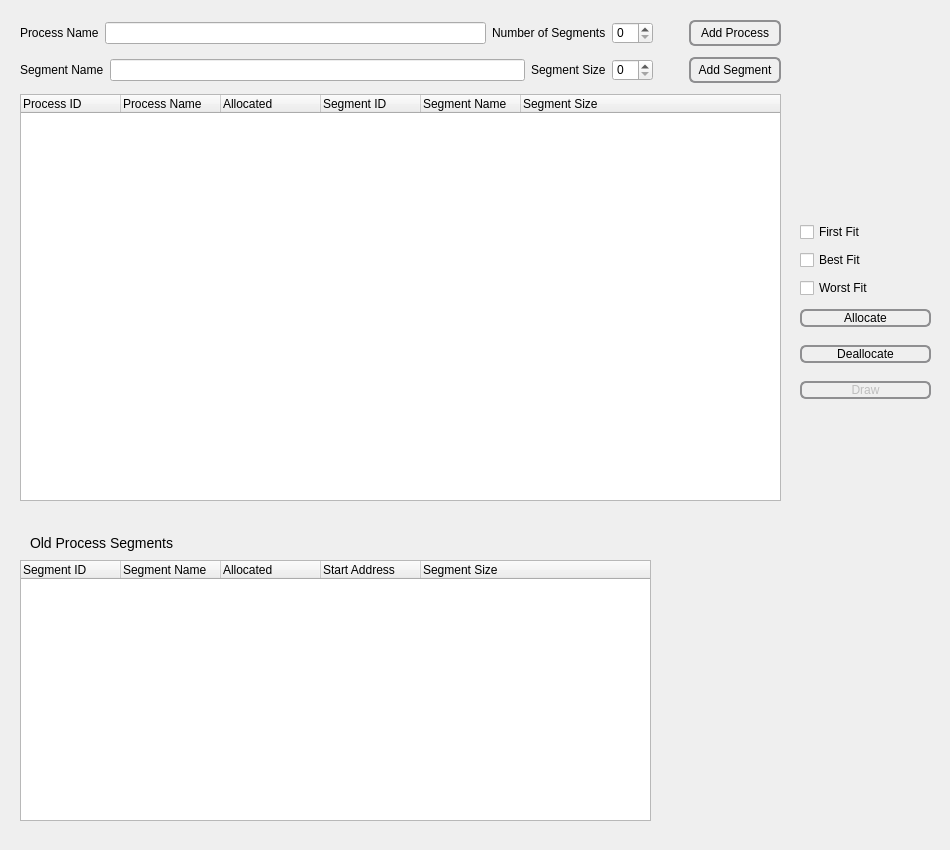
<?xml version="1.0" encoding="UTF-8"?>
<ui version="4.0">
 <class>processesinputform</class>
 <widget class="QWidget" name="processesinputform">
  <property name="geometry">
   <rect>
    <x>0</x>
    <y>0</y>
    <width>950</width>
    <height>850</height>
   </rect>
  </property>
  <property name="windowTitle">
   <string>Form</string>
  </property>
  <property name="styleSheet">
   <string notr="true">QPushButton {
    border: 2px solid #8f8f91;
    border-radius:  6px;
    background-color: qlineargradient(x1: 0, y1: 0, x2: 0, y2: 1,
                                      stop: 0 #f6f7fa, stop: 1 #dadbde);
    min-width: 80px;
}

QPushButton:pressed {
    background-color: qlineargradient(x1: 0, y1: 0, x2: 0, y2: 1,
                                      stop: 0 #dadbde, stop: 1 #f6f7fa);
}

QPushButton:flat {
    border: none;
}

QPushButton:default {
    border-color: navy;
}</string>
  </property>
  <widget class="QWidget" name="verticalLayoutWidget">
   <property name="geometry">
    <rect>
     <x>20</x>
     <y>20</y>
     <width>761</width>
     <height>481</height>
    </rect>
   </property>
   <layout class="QVBoxLayout" name="verticalLayout">
    <item>
     <layout class="QHBoxLayout" name="horizontalLayout_4">
      <property name="bottomMargin">
       <number>5</number>
      </property>
      <item>
       <layout class="QHBoxLayout" name="horizontalLayout_6">
        <item>
         <layout class="QHBoxLayout" name="horizontalLayout_7">
          <item>
           <widget class="QLabel" name="processNameLabel">
            <property name="styleSheet">
             <string notr="true">font: large &quot;Arial&quot;</string>
            </property>
            <property name="text">
             <string>Process Name</string>
            </property>
           </widget>
          </item>
          <item>
           <widget class="QLineEdit" name="processNameLineEdit"/>
          </item>
         </layout>
        </item>
        <item>
         <widget class="QLabel" name="noOfSegLabel">
          <property name="styleSheet">
           <string notr="true">font: large &quot;Arial&quot;</string>
          </property>
          <property name="text">
           <string>Number of Segments</string>
          </property>
         </widget>
        </item>
        <item>
         <widget class="QSpinBox" name="noOfSegSpinBox"/>
        </item>
        <item>
         <widget class="QPushButton" name="addProcessPushButton">
          <property name="enabled">
           <bool>true</bool>
          </property>
          <property name="styleSheet">
           <string notr="true">QPushButton {
    border: 2px solid #8f8f91;
	padding: 4px;
    border-radius:  6px;
    background-color: qlineargradient(x1: 0, y1: 0, x2: 0, y2: 1,
                                      stop: 0 #f6f7fa, stop: 1 #dadbde);
	font: large &quot;Arial&quot;;
	margin-left: 30px;
    min-width: 80px;
}

QPushButton:pressed {
    background-color: qlineargradient(x1: 0, y1: 0, x2: 0, y2: 1,
                                      stop: 0 #dadbde, stop: 1 #f6f7fa);
}

QPushButton:flat {
    border: none;
}

QPushButton:default {
    border-color: navy;
}
</string>
          </property>
          <property name="text">
           <string>Add Process</string>
          </property>
         </widget>
        </item>
       </layout>
      </item>
     </layout>
    </item>
    <item>
     <layout class="QHBoxLayout" name="horizontalLayout_5">
      <property name="bottomMargin">
       <number>5</number>
      </property>
      <item>
       <layout class="QHBoxLayout" name="horizontalLayout_8">
        <item>
         <widget class="QLabel" name="segNameLabel">
          <property name="styleSheet">
           <string notr="true">font: large &quot;Arial&quot;</string>
          </property>
          <property name="text">
           <string>Segment Name</string>
          </property>
         </widget>
        </item>
        <item>
         <widget class="QLineEdit" name="segNameLineEdit"/>
        </item>
        <item>
         <widget class="QLabel" name="segSizeLabel">
          <property name="styleSheet">
           <string notr="true">font: large &quot;Arial&quot;</string>
          </property>
          <property name="text">
           <string>Segment Size</string>
          </property>
         </widget>
        </item>
        <item>
         <widget class="QSpinBox" name="segSizeSpinBox"/>
        </item>
        <item>
         <widget class="QPushButton" name="addSegmentPushButton">
          <property name="enabled">
           <bool>true</bool>
          </property>
          <property name="styleSheet">
           <string notr="true">QPushButton {
    border: 2px solid #8f8f91;
	padding: 4px;
    border-radius:  6px;
    background-color: qlineargradient(x1: 0, y1: 0, x2: 0, y2: 1,
                                      stop: 0 #f6f7fa, stop: 1 #dadbde);
	font: large &quot;Arial&quot;;
	margin-left: 30px;
    min-width: 80px;
}

QPushButton:pressed {
    background-color: qlineargradient(x1: 0, y1: 0, x2: 0, y2: 1,
                                      stop: 0 #dadbde, stop: 1 #f6f7fa);
}

QPushButton:flat {
    border: none;
}

QPushButton:default {
    border-color: navy;
}
</string>
          </property>
          <property name="text">
           <string>Add Segment</string>
          </property>
         </widget>
        </item>
       </layout>
      </item>
     </layout>
    </item>
    <item>
     <widget class="QTreeWidget" name="processSegmentTreeWidget">
      <column>
       <property name="text">
        <string>Process ID</string>
       </property>
      </column>
      <column>
       <property name="text">
        <string>Process Name</string>
       </property>
      </column>
      <column>
       <property name="text">
        <string>Allocated</string>
       </property>
      </column>
      <column>
       <property name="text">
        <string>Segment ID</string>
       </property>
      </column>
      <column>
       <property name="text">
        <string>Segment Name</string>
       </property>
      </column>
      <column>
       <property name="text">
        <string>Segment Size</string>
       </property>
      </column>
     </widget>
    </item>
   </layout>
  </widget>
  <widget class="QWidget" name="verticalLayoutWidget_2">
   <property name="geometry">
    <rect>
     <x>800</x>
     <y>220</y>
     <width>131</width>
     <height>182</height>
    </rect>
   </property>
   <layout class="QVBoxLayout" name="verticalLayout_2">
    <item>
     <widget class="QCheckBox" name="firstFitCheckBox">
      <property name="text">
       <string>First Fit</string>
      </property>
     </widget>
    </item>
    <item>
     <widget class="QCheckBox" name="bestFitCheckBox">
      <property name="text">
       <string>Best Fit</string>
      </property>
     </widget>
    </item>
    <item>
     <widget class="QCheckBox" name="worstFitCheckBox">
      <property name="text">
       <string>Worst Fit</string>
      </property>
     </widget>
    </item>
    <item>
     <widget class="QPushButton" name="allocatePushButton">
      <property name="enabled">
       <bool>true</bool>
      </property>
      <property name="font">
       <font>
        <family>Arial</family>
        <weight>50</weight>
        <italic>false</italic>
        <bold>false</bold>
        <strikeout>false</strikeout>
       </font>
      </property>
      <property name="styleSheet">
       <string notr="true">margin-bottom: 10px;
margin-top: 3px;
font: large &quot;Arial&quot;;</string>
      </property>
      <property name="text">
       <string>Allocate</string>
      </property>
     </widget>
    </item>
    <item>
     <widget class="QPushButton" name="deallocatePushButton">
      <property name="enabled">
       <bool>true</bool>
      </property>
      <property name="font">
       <font>
        <family>Arial</family>
        <weight>50</weight>
        <italic>false</italic>
        <bold>false</bold>
        <strikeout>false</strikeout>
       </font>
      </property>
      <property name="styleSheet">
       <string notr="true">margin-bottom: 10px;
font: large &quot;Arial&quot;</string>
      </property>
      <property name="text">
       <string>Deallocate</string>
      </property>
     </widget>
    </item>
    <item>
     <widget class="QPushButton" name="drawPushButton">
      <property name="enabled">
       <bool>false</bool>
      </property>
      <property name="font">
       <font>
        <family>Arial</family>
        <weight>50</weight>
        <italic>false</italic>
        <bold>false</bold>
        <strikeout>false</strikeout>
       </font>
      </property>
      <property name="styleSheet">
       <string notr="true">font: large &quot;Arial&quot;</string>
      </property>
      <property name="text">
       <string>Draw</string>
      </property>
     </widget>
    </item>
   </layout>
  </widget>
  <widget class="QTreeWidget" name="oldProcessTreeWidget">
   <property name="geometry">
    <rect>
     <x>20</x>
     <y>560</y>
     <width>631</width>
     <height>261</height>
    </rect>
   </property>
   <column>
    <property name="text">
     <string>Segment ID</string>
    </property>
   </column>
   <column>
    <property name="text">
     <string>Segment Name</string>
    </property>
   </column>
   <column>
    <property name="text">
     <string>Allocated</string>
    </property>
   </column>
   <column>
    <property name="text">
     <string>Start Address</string>
    </property>
   </column>
   <column>
    <property name="text">
     <string>Segment Size</string>
    </property>
   </column>
  </widget>
  <widget class="QLabel" name="oldProcessLabel">
   <property name="geometry">
    <rect>
     <x>30</x>
     <y>530</y>
     <width>151</width>
     <height>26</height>
    </rect>
   </property>
   <property name="styleSheet">
    <string notr="true">font: large &quot;Arial&quot;;
font-size: 14px;</string>
   </property>
   <property name="text">
    <string>Old Process Segments</string>
   </property>
  </widget>
 </widget>
 <resources/>
 <connections/>
</ui>
